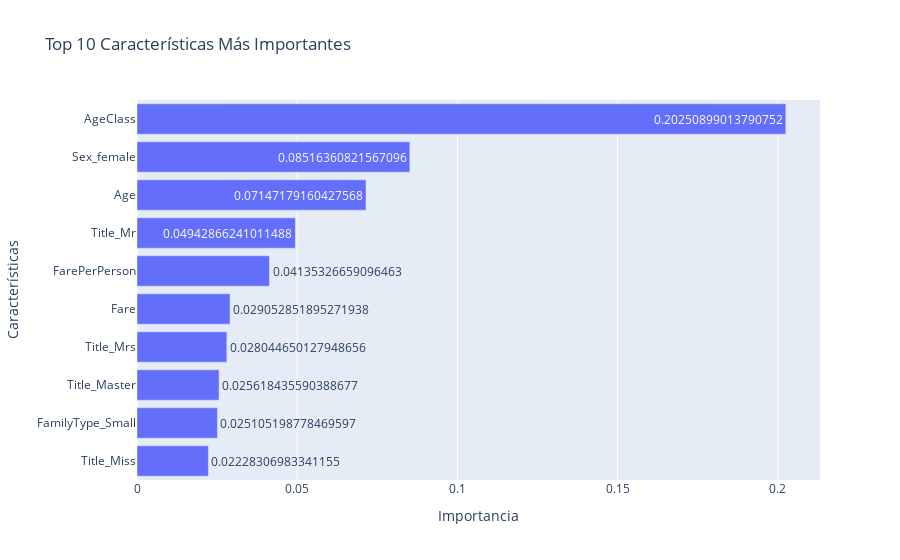

The notebook cell this image was saved under:
### Code cell
import numpy as np
import pandas as pd
import plotly.express as px

# ================================
# 1. Conversión de importances a DataFrame
# ================================
# Caso típico:
# - Filas = 34 features
# - Columnas = 5 repeticiones
# => Asignamos las variables como 'index' y las repeticiones como 'columns'.
importances_df = pd.DataFrame(
    perm_result.importances,
    index=X_dummies.columns,               # Nombres de las 34 características
    columns=[f"Rep_{i+1}" for i in range(5)]  # 5 repeticiones
)

# ================================
# 2. Calcular la importancia media de cada variable
# ================================
# Hacemos la media por fila (axis=1), ya que cada fila es una feature.
importances_mean = importances_df.mean(axis=1)

# ================================
# 3. Crear un DataFrame con (Feature, Importance)
# ================================
importances_summary = pd.DataFrame({
    'Feature': importances_mean.index,
    'Importance': importances_mean.values
})

# ================================
# 4. Ordenar y seleccionar top 10
# ================================
top_10_features = importances_summary.sort_values(
    by='Importance',
    ascending=False
).head(10)

# ================================
# 5. Graficar con Plotly (barras horizontales)
# ================================
fig = px.bar(
    top_10_features,
    x='Importance',
    y='Feature',
    orientation='h',  # Barras horizontales
    title='Top 10 Características Más Importantes',
    labels={
        'Feature': 'Características',
        'Importance': 'Importancia'
    },
    text='Importance'
)

# ================================
# 6. Ajustar el diseño para que la barra más importante aparezca arriba
# ================================
fig.update_layout(
    yaxis=dict(autorange="reversed"),
    xaxis_title="Importancia",
    yaxis_title="Características"
)

# ================================
# 7. Mostrar la gráfica
# ================================
fig.show()

### Figure 1 — Plotly figure (JSON) as saved in the notebook; plotly's stock layout.template omitted (floating-point values rounded to 4 significant figures)
{"data": [{"alignmentgroup": "True", "hovertemplate": "Importancia=%{text}<br>Características=%{y}<extra></extra>", "legendgroup": "", "marker": {"color": "#636efa", "pattern": {"shape": ""}}, "name": "", "offsetgroup": "", "orientation": "h", "showlegend": false, "text": [0.2025, 0.08516, 0.07147, 0.04943, 0.04135, 0.02905, 0.02804, 0.02562, 0.02511, 0.02228], "textposition": "auto", "type": "bar", "x": [0.2025, 0.08516, 0.07147, 0.04943, 0.04135, 0.02905, 0.02804, 0.02562, 0.02511, 0.02228], "xaxis": "x", "y": ["AgeClass", "Sex_female", "Age", "Title_Mr", "FarePerPerson", "Fare", "Title_Mrs", "Title_Master", "FamilyType_Small", "Title_Miss"], "yaxis": "y"}], "layout": {"barmode": "relative", "legend": {"tracegroupgap": 0}, "title": {"text": "Top 10 Características Más Importantes"}, "xaxis": {"anchor": "y", "domain": [0, 1], "title": {"text": "Importancia"}}, "yaxis": {"anchor": "x", "autorange": "reversed", "domain": [0, 1], "title": {"text": "Características"}}}}
